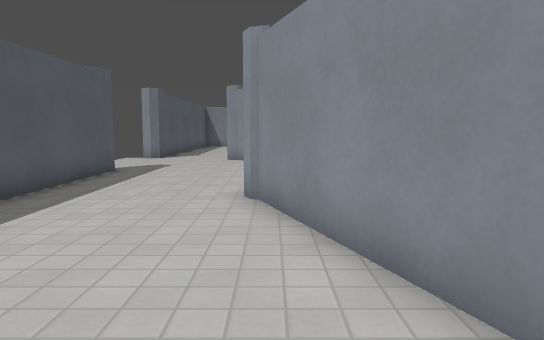
View 1 (above)

20 first-person views from a walk through a level from a Godot 3-D game. The camera is 1.3 m above the floor, tilts 6° down and sees 70° across. The floor is counted in squares, 1 m on a side. Each view is taken from the middle of a square. On the plan, view 1 faces up. The plan holds only what a view shows up to about 16 squares ahead; the rest is blank. The place goes on beyond the plan. Surface patterns are stand-ins for the level's own textures.

View 2
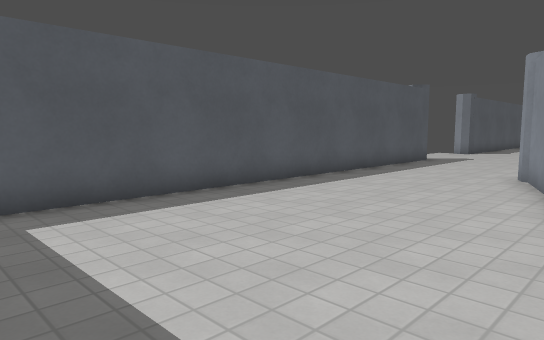

View 3
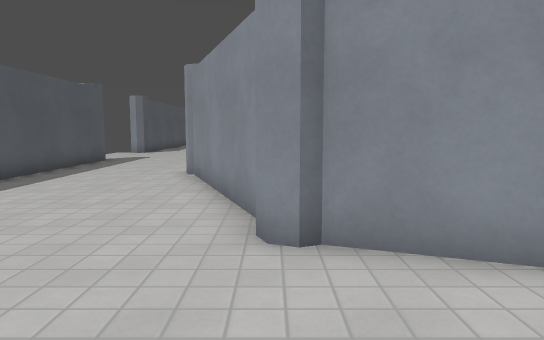

View 4
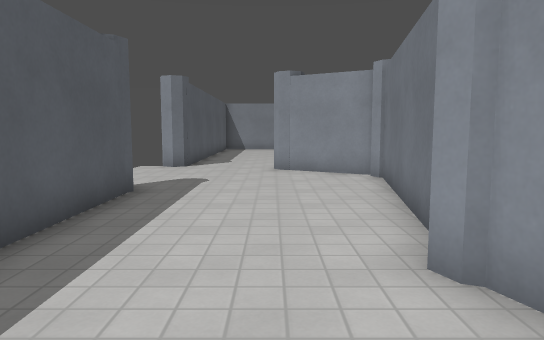

View 5
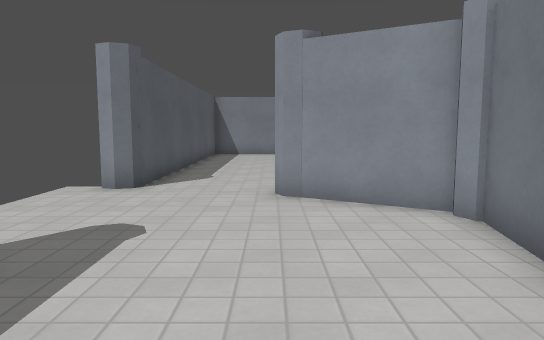

View 6
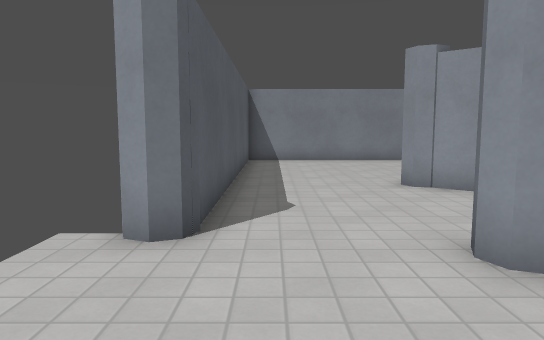

View 7
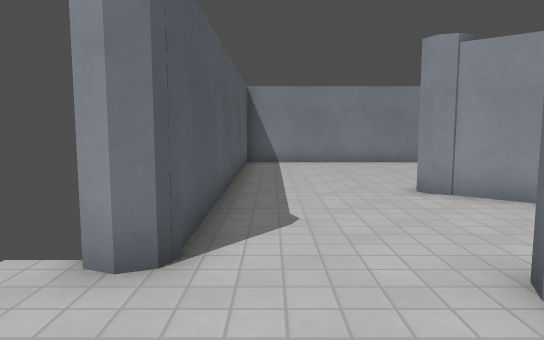

View 8
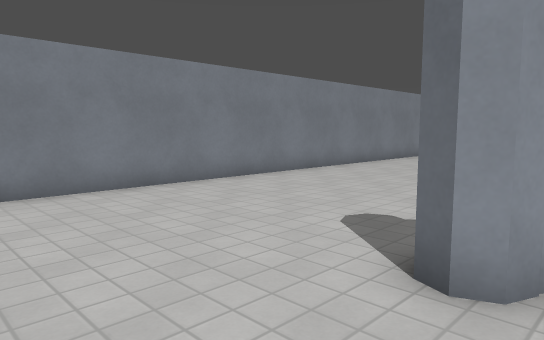

View 9
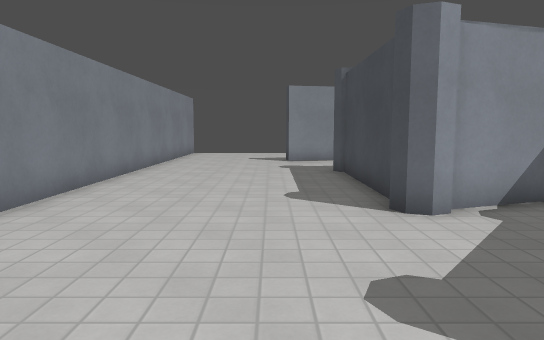

View 10
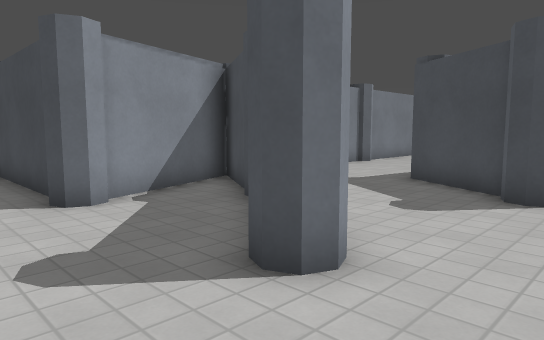

View 11
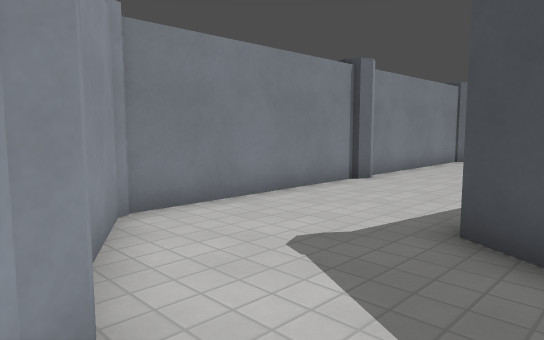

View 12
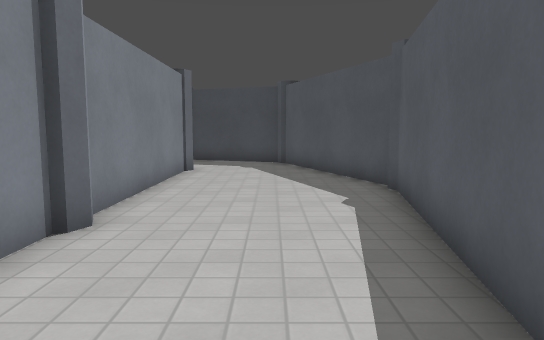

View 13
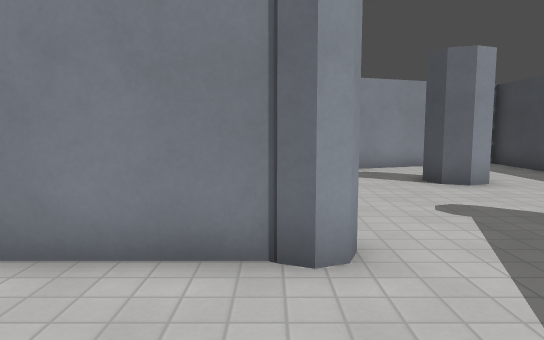

View 14
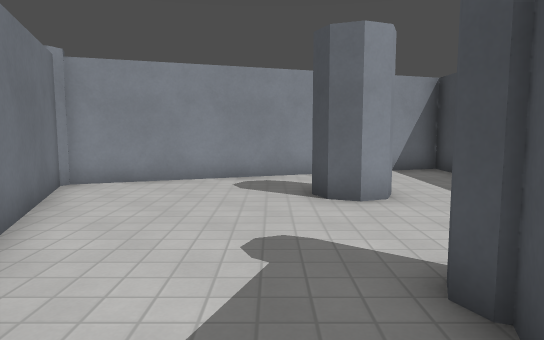

View 15
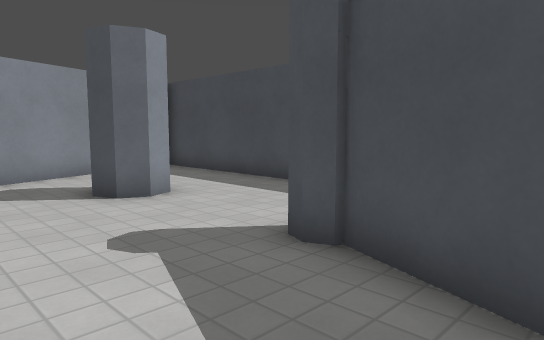

View 16
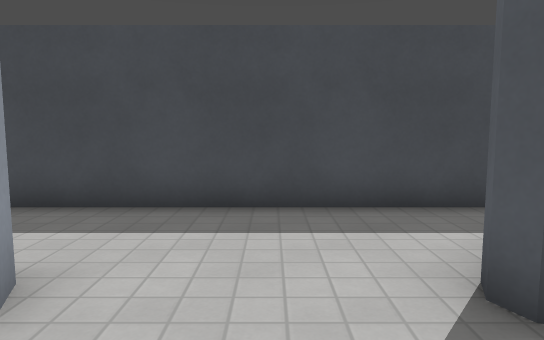

View 17
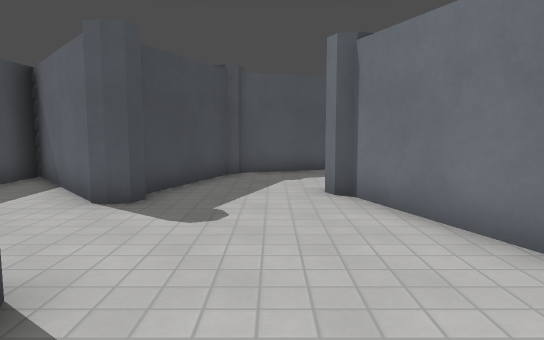

View 18
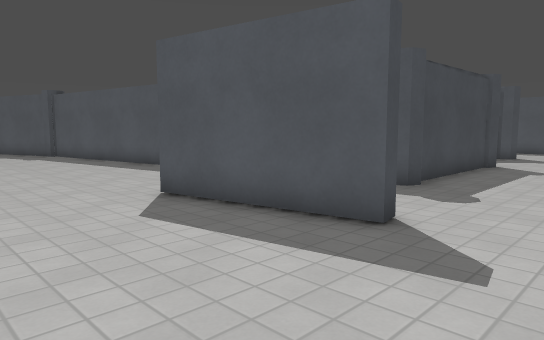

View 19
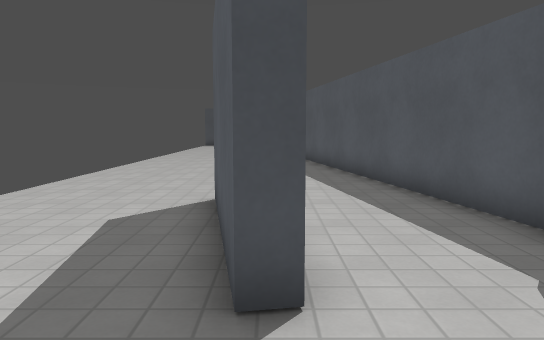

View 20
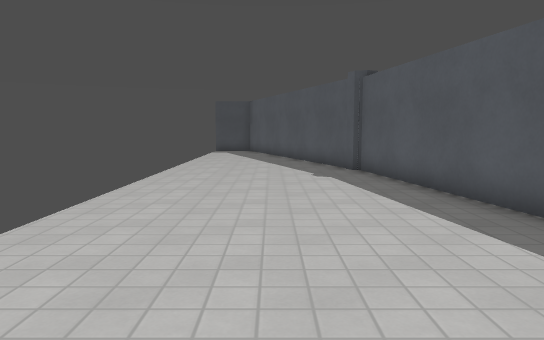

### Floor plan
Points are (right, up) in squares from view 1. A wall is a line through its corners. A room is listed if a view was taken in it or the views show most of it. See-through windows are left out.
Room 1 (views 1, 2, 3, 4, 5, 6, 7, 8, 9, 10, 11, 18, 19, 20)
walls: (10.4, 22.1) (13.2, 6.6); (14.1, 22.4) (13.8, 24.3) (14.3, 24.4) (15.1, 19.8); (13.3, 6.7) (14.7, 2.8); (3.3, 19.5) (5.6, 18.2) (4.2, 22.2); (2.5, 19.1) (2.1, 19.3) (1.9, 19.6) (-0.3, 21.5) (-0.8, 21.7) (-1, 22.1) (-0.8, 22.4) (-0.5, 22.6) (0, 22.4); (4.6, 22.8) (9.5, 22.8) (10.2, 23.1) (10.6, 22.9); (3.9, 22.2) (3.8, 22.6) (3.9, 22.9) (4.3, 23.1) (4.6, 22.9); (-1.3, 16.3) (-1.8, 16.5) (-1.9, 16.8) (-1.8, 17.3); (0, 8.9) (1, 14.5) (0.8, 15.1) (-1.5, 16.4); (-1.5, 17.3) (-1.1, 17.2) (-0.8, 16.6) (0.9, 15.6); (14, 29.3) (-5, 29.3) (-5, 17.7) (-5.1, 17.5) (-5.4, 17.4) (-5.8, 17.5); (1.8, 1.6) (-0.4, 7.6); (4.6, -0.4) (2.5, 0.3); (-5, 11.9) (-5, -2.9); (2.4, 0.1) (2, 0.3) (1.8, 0.7)
ways out: opening at (1.5, 17.5) to room 2; gap at (-6, 18)
Room 2 (views 12, 13, 14, 15, 16, 17)
walls: (6.8, -0.3) (7.2, -0.5); (11.7, -1.4) (11.2, -1.2) (10.9, -0.6) (11.2, 0) (11.8, 0.2); (0.3, 7.1) (2.6, 0.8) (6.4, -0.6) (7.1, -0.3) (7.4, -0.9) (7.2, -1.1) (3.4, -4.4) (16.8, -4.4) (13, 5.9) (6.5, 3.6) (6.4, 3.3) (6, 3.1) (5.7, 3.2) (5.5, 3.6) (5.7, 4.1) (5.7, 10.5) (5.5, 10.9); (5.4, 10.8) (5.6, 11.2); (5.7, 11.2) (5.7, 17.5) (3.7, 18.7); (1.4, 13.8) (0.3, 7.8) (0.5, 7.5); (0.9, 15.6) (1.7, 15.1)
ways out: opening at (1.5, 17.5) to room 1

Where each view was taken, in squares from view 1:
view 1: 0 up, 0 right, facing up
view 2: 4 down, 2 right, facing up-left
view 3: 4 down, 2 right, facing up
view 4: 4 up, 2 left, facing up
view 5: 9 up, 2 left, facing up
view 6: 13 up, 4 left, facing up
view 7: 14 up, 4 left, facing up
view 8: 21 up, 4 left, facing up-right
view 9: 25 up, 2 left, facing right
view 10: 25 up, 3 left, facing down-right
view 11: 20 up, 0 right, facing down-right
view 12: 16 up, 3 right, facing down
view 13: 4 up, 2 right, facing right
view 14: 1 up, 4 right, facing right
view 15: 3 up, 4 right, facing down-right
view 16: 2 up, 9 right, facing down
view 17: 2 up, 14 right, facing left
view 18: 27 up, 19 right, facing down-left
view 19: 27 up, 14 right, facing down
view 20: 19 up, 16 right, facing down
